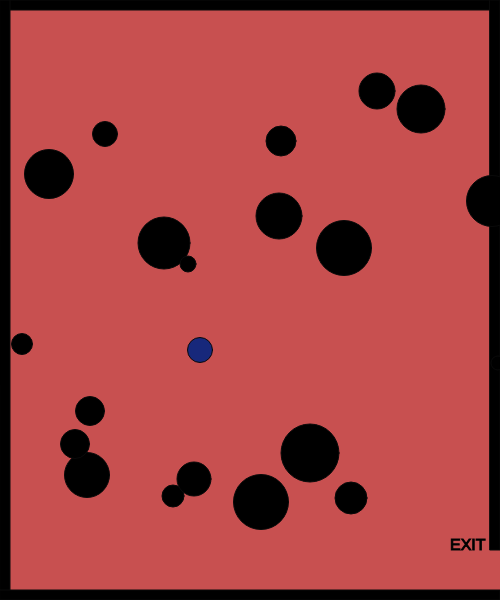
Frame 1 (no input)
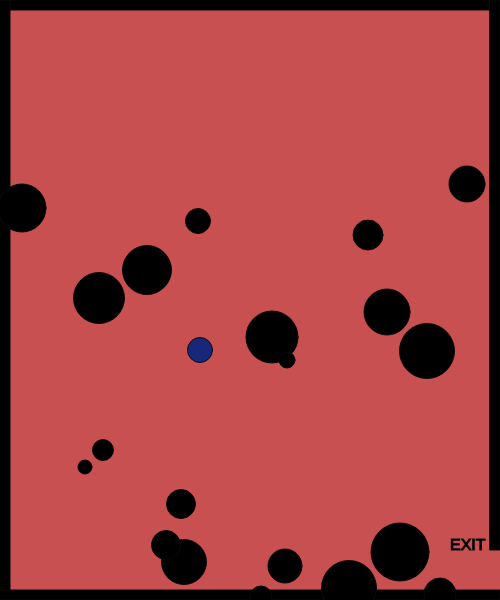
Frame 60 (no input)
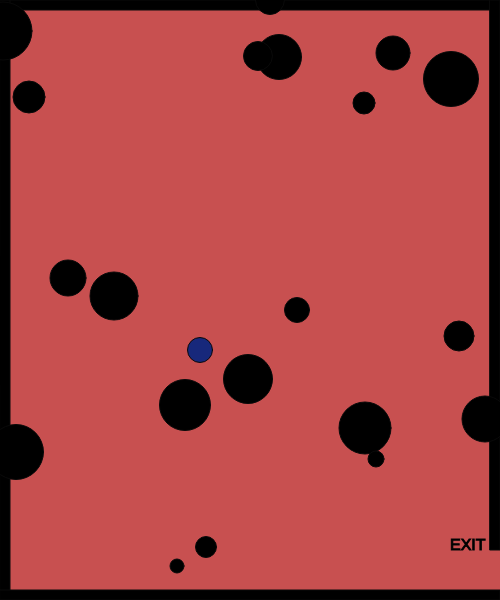
Frame 120 (the mouse pressed at the canvas centre since frame 60)

The p5.js sketch that drew these frames (run headless with seeded random() and noise() and a simulated clock; from frame 60 on, the mouse is pressed at the canvas centre):

// p5.js sketch
// ── sketch.js

var characterX = 70;
var characterY = 70;
//key codes
var w = 87;
var s = 83;
var a = 65;
var d = 68;

//shape
var shapeX = 30;
var shapeY = 50;

var shapeXs = [];
var shapeYs = [];
var diameters = [];

var shapeXSpeeds = [];
var shapeYSpeeds = [];

// create a shape when the mouse is clicked
var mouseShapeX;
var mouseShapeY;

function setup() {
    createCanvas(500, 600);
    // get a random speed when the it first starts
    for (var i = 0; i < 20; i++) {
        shapeXSpeeds[i] = Math.floor(Math.random() * (Math.floor(Math.random() * 5)) + 1);
        shapeYSpeeds[i] = Math.floor(Math.random() * (Math.floor(Math.random() * 5)) + 1);
        shapeXs[i] = getRandomNumber(500);
        shapeYs[i] = getRandomNumber(500);
        diameters[i] = getRandomNumber(50);
    }
    createCharacter(200, 350);
}

function draw() {
    background(200, 80, 80);
    stroke(10);
    fill(0);

    createBorders(10);

    textSize(16);
    text("EXIT", width - 50, height - 50)

    //createCharacter;
    drawCharacter();
    characterMovement();


    //enemy
    fill(0,0,0);
    // draw the shape
    for (var i = 0; i < 40; i++) {
        circle(shapeXs[i], shapeYs[i], diameters[i]);
        shapeXSpeeds[i] = Math.floor(Math.random() * (Math.floor(Math.random() * 5)) + 1);
        shapeYSpeeds[i] = Math.floor(Math.random() * (Math.floor(Math.random() * 5)) + 1);

    // move the shape
    shapeXs[i] += shapeXSpeeds[i];
    shapeYs[i] += shapeYSpeeds[i];
        // check the bounds
        if (shapeXs[i] > width) {
            shapeXs[i] = 0;
        }
        if (shapeXs[i] < 0) {
            shapeXs[i] = width;
        }
        if (shapeYs[i] > height) {
            shapeYs[i] = 0;
        }
        if (shapeYs[i] < 0) {
            shapeYs[i] = height;
        }
    }
    // check the exit
    if (characterX > width && characterY > width - 50) {
        fill(0);
        stroke(0);
        textSize(13);
        text("You Win!", width / 2 - 50, height / 2 - 50);
    }

    // create the shape when mouse click
    fill(60,80,140);
    circle(mouseShapeX, mouseShapeY, 25);
}

function characterMovement() {
    if (keyIsDown(w)) {
        characterY -= 5;
    }
    if (keyIsDown(s)) {
        characterY += 5;
    }
    if (keyIsDown(a)) {
        characterX -= 5;
        console.log("movement: " + characterX);
    }
    if (keyIsDown(d)) {
        characterX += 5;
    }
}

function createCharacter(x, y) {
    characterX = x;
    characterY = y;
}

function drawCharacter() {
    fill(23, 40, 123);
    circle(characterX, characterY, 25);
}

function createBorders(thickness) {
    //top
    rect(0, 0, width, thickness);
    //left
    rect(0, 0, thickness, height);
    //bottom
    rect(0, height - thickness, width, thickness);
    //upper right
    rect(width - thickness, 0, thickness, height - 50);
}

function mouseClicked() {
    mouseShapeX = mouseX;
    mouseShapeY = mouseY;
}

function getRandomNumber(number) {
    return Math.floor(Math.random() * number) + 10;
}
